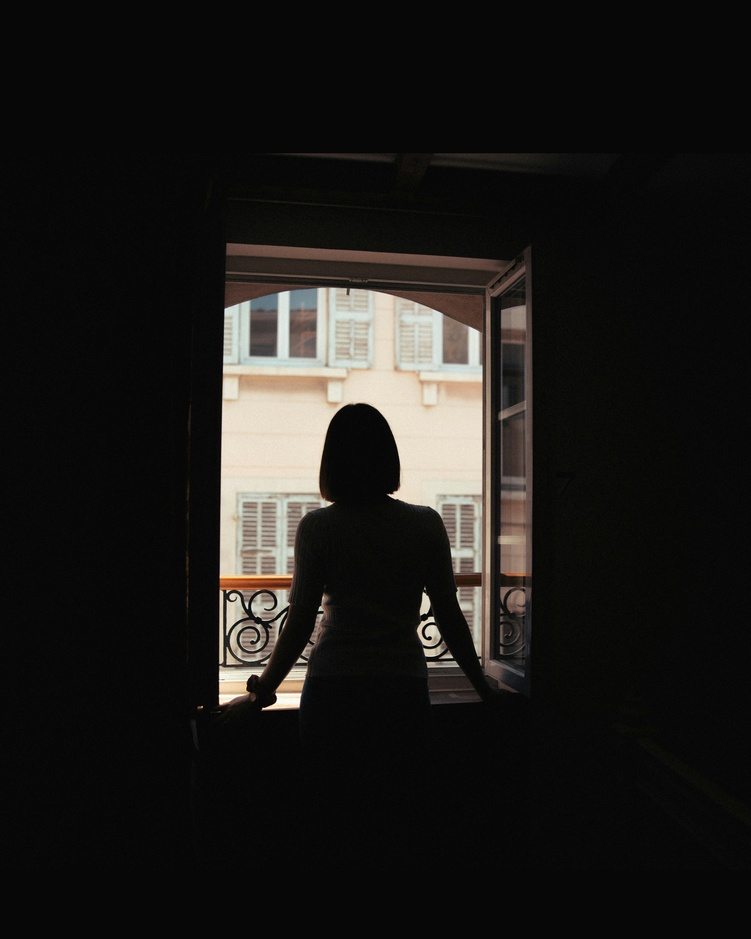
#> input picture a-woman-standing-in-front-of-an-open-door.jpg, 751 x 939 px, shrunk from 4693 x 5867 before the run
$ jupyter execute 258782J_A01_Q4.ipynb
#> lines starting #> are read from the running program, lines starting #| are printed output that depends on the picture; after the words box and inside, x2 and y2 are one past the last pixel; in counts of white or black regions, pixels touching at a corner belong together
[cell 1]
import cv2
import numpy as np
import matplotlib.pyplot as plt

[cell 2]
# Load image and convert to Grayscale
img = cv2.imread('a-woman-standing-in-front-of-an-open-door.jpg')
#> img is the input picture: shape (939, 751, 3); mean B, G, R 25.1, 27.4, 29
gray = cv2.cvtColor(img, cv2.COLOR_BGR2GRAY)
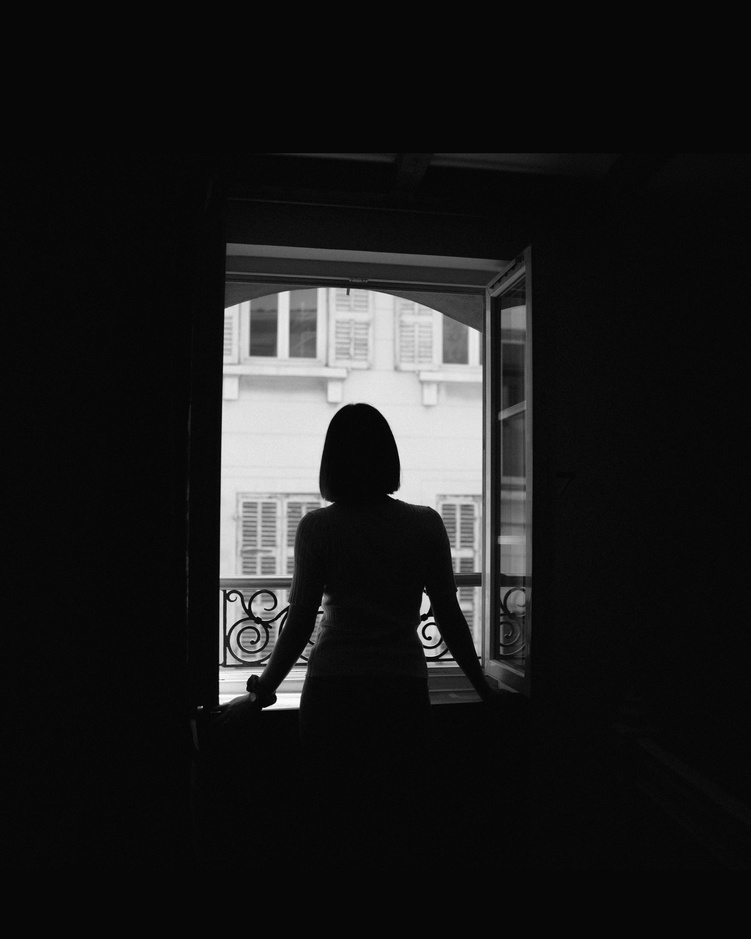
#> gray: shape (939, 751); min 0, max 254, mean 27.6

# Apply Otsu thresholding
thresh_val, mask = cv2.threshold(gray, 0, 255, cv2.THRESH_BINARY_INV + cv2.THRESH_OTSU)
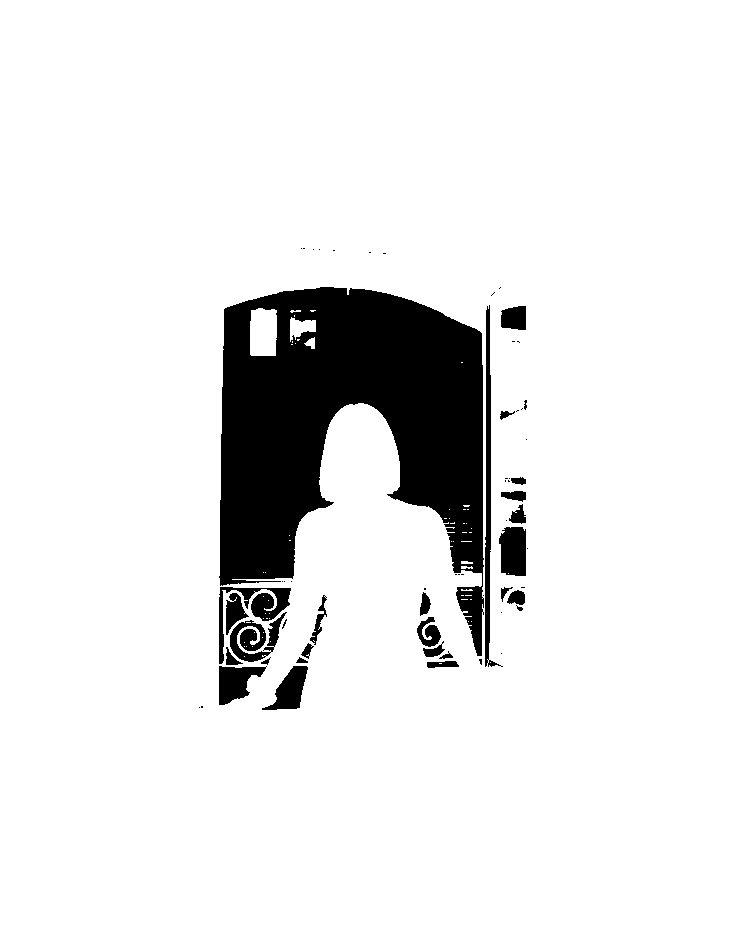
#> mask: shape (939, 751); 90.7% white; 62 black regions (35 under 20 px), largest, box (x1, y1, x2, y2) and area: (219, 287, 484, 656) 54243, (485, 305, 503, 667) 1746, (219, 587, 291, 664) 1398
#> thresh_val = 101

print(f"Otsu's Threshold Value: {thresh_val}")
#| Otsu's Threshold Value: 101.0

# (b) Foreground Histogram Equalization -- extract only the pixels where the mask is white (255)
foreground_pixels = gray[mask == 255]

# Calculate the histogram and CDF of ONLY the foreground pixels
hist, bins = np.histogram(foreground_pixels, 256, [0, 256])
#> hist = 256 values, max 272135 at index 7, min 0 at index 102, mean 2499.2; bins = 257 values from 0 to 256
cdf = hist.cumsum()
#> cdf = 256 values from 9 to 639783
cdf_m = np.ma.masked_equal(cdf, 0)
cdf_m = (cdf_m - cdf_m.min()) * 255 / (cdf_m.max() - cdf_m.min())
cdf = np.ma.filled(cdf_m, 0).astype('uint8')
#> cdf = 256 values from 0 to 255

# Map only the foreground area
gray_corrected = gray.copy()
gray_corrected[mask == 255] = cdf[foreground_pixels]
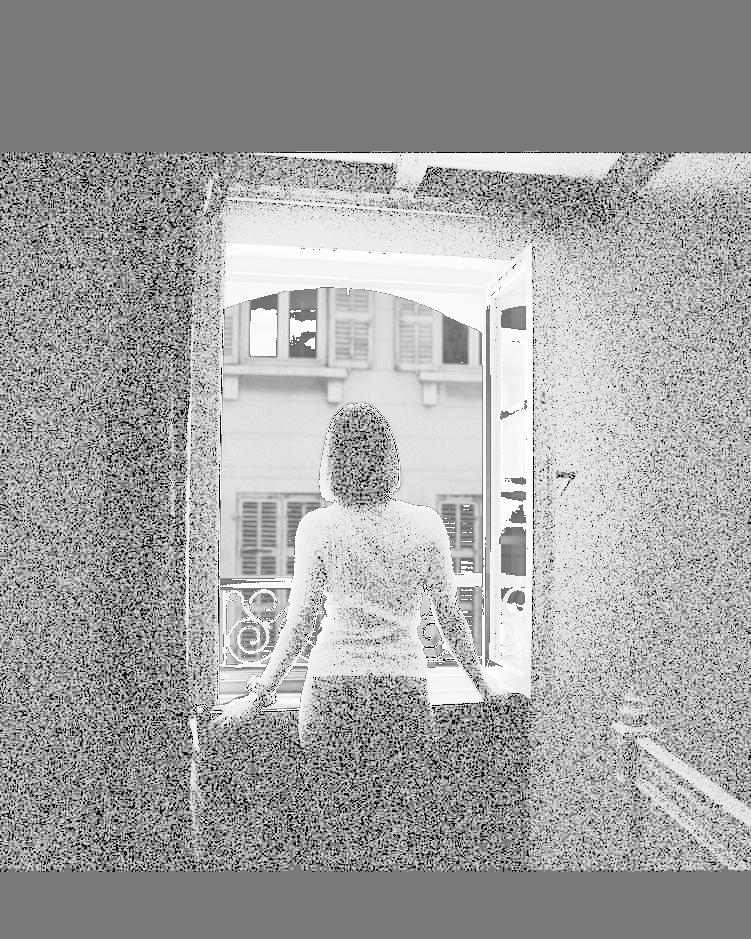
#> gray_corrected: shape (939, 751); min 0, max 255, mean 161.7

# Visualization
plt.figure(figsize=(12, 6))
plt.subplot(1, 3, 1)
plt.imshow(gray, cmap='gray')
plt.title("Original Grayscale")
plt.axis('off')

plt.subplot(1, 3, 2)
plt.imshow(mask, cmap='gray')
plt.title(f"Otsu Mask (Thresh={thresh_val})")
plt.axis('off')

plt.subplot(1, 3, 3)
plt.imshow(gray_corrected, cmap='gray')
plt.title("Foreground Equalized")
plt.axis('off')

plt.tight_layout()
plt.show()
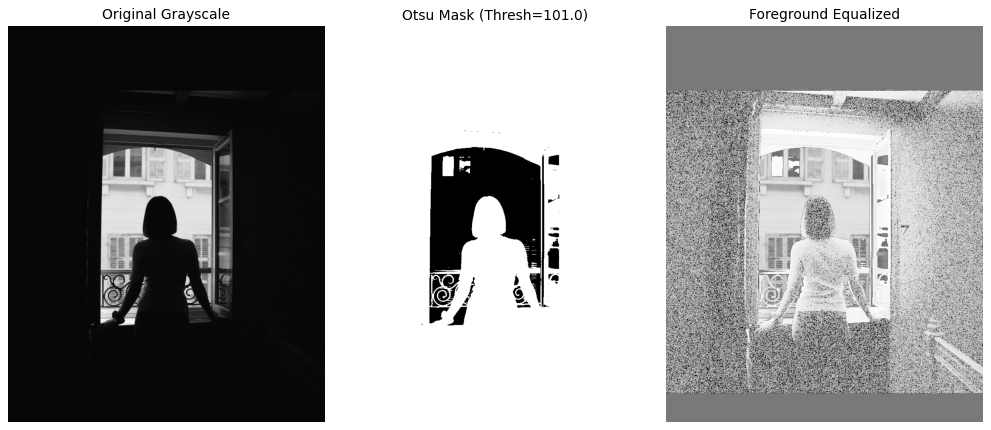
#> figure drawn by matplotlib, 3 panels
